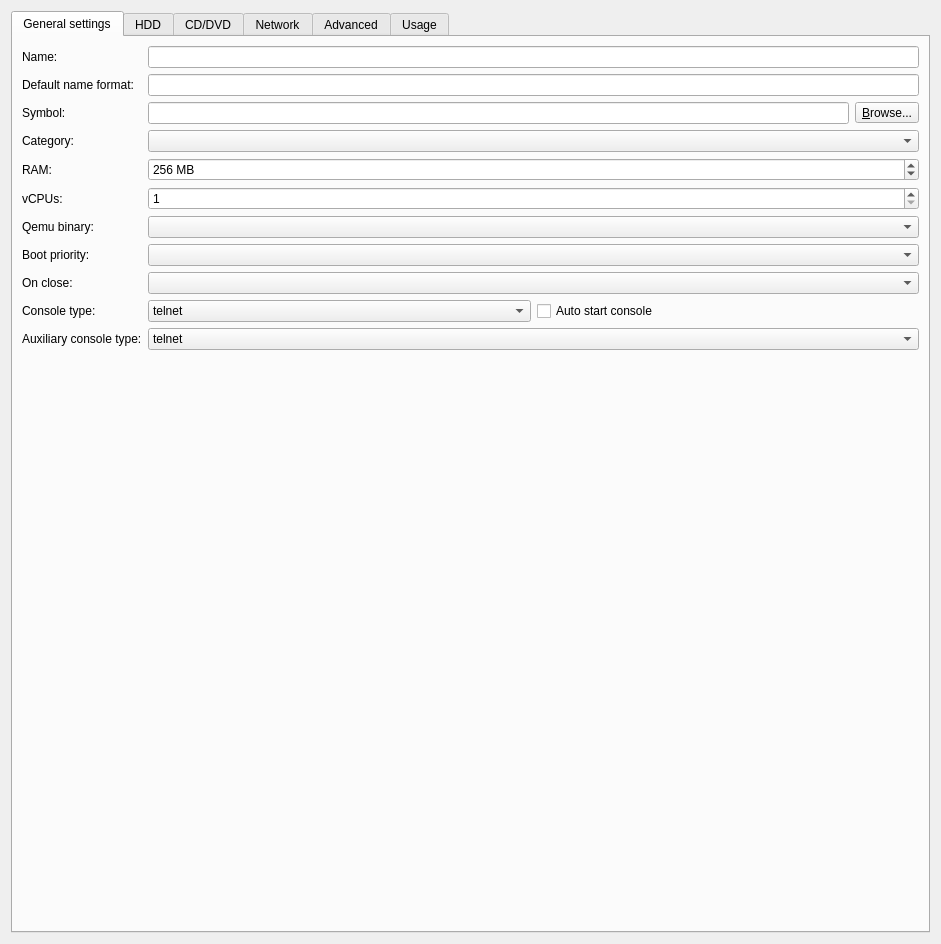
<?xml version="1.0" encoding="UTF-8"?>
<ui version="4.0">
 <class>QemuVMConfigPageWidget</class>
 <widget class="QWidget" name="QemuVMConfigPageWidget">
  <property name="geometry">
   <rect>
    <x>0</x>
    <y>0</y>
    <width>941</width>
    <height>944</height>
   </rect>
  </property>
  <property name="windowTitle">
   <string>QEMU VM template configuration</string>
  </property>
  <layout class="QVBoxLayout" name="verticalLayout">
   <item>
    <widget class="QTabWidget" name="uiQemutabWidget">
     <property name="currentIndex">
      <number>0</number>
     </property>
     <widget class="QWidget" name="uiGeneralSettingsTab">
      <attribute name="title">
       <string>General settings</string>
      </attribute>
      <layout class="QGridLayout" name="gridLayout_4">
       <item row="0" column="0">
        <widget class="QLabel" name="uiNameLabel">
         <property name="text">
          <string>Name:</string>
         </property>
        </widget>
       </item>
       <item row="0" column="1">
        <widget class="QLineEdit" name="uiNameLineEdit"/>
       </item>
       <item row="1" column="0">
        <widget class="QLabel" name="uiDefaultNameFormatLabel">
         <property name="text">
          <string>Default name format:</string>
         </property>
        </widget>
       </item>
       <item row="1" column="1">
        <widget class="QLineEdit" name="uiDefaultNameFormatLineEdit"/>
       </item>
       <item row="2" column="0">
        <widget class="QLabel" name="uiSymbolLabel">
         <property name="text">
          <string>Symbol:</string>
         </property>
        </widget>
       </item>
       <item row="2" column="1">
        <layout class="QHBoxLayout" name="horizontalLayout_7">
         <item>
          <widget class="QLineEdit" name="uiSymbolLineEdit"/>
         </item>
         <item>
          <widget class="QToolButton" name="uiSymbolToolButton">
           <property name="text">
            <string>&amp;Browse...</string>
           </property>
           <property name="toolButtonStyle">
            <enum>Qt::ToolButtonTextOnly</enum>
           </property>
          </widget>
         </item>
        </layout>
       </item>
       <item row="3" column="0">
        <widget class="QLabel" name="uiCategoryLabel">
         <property name="text">
          <string>Category:</string>
         </property>
        </widget>
       </item>
       <item row="3" column="1">
        <widget class="QComboBox" name="uiCategoryComboBox"/>
       </item>
       <item row="4" column="0">
        <widget class="QLabel" name="uiRamLabel">
         <property name="text">
          <string>RAM:</string>
         </property>
        </widget>
       </item>
       <item row="4" column="1">
        <widget class="QSpinBox" name="uiRamSpinBox">
         <property name="suffix">
          <string> MB</string>
         </property>
         <property name="minimum">
          <number>32</number>
         </property>
         <property name="maximum">
          <number>65535</number>
         </property>
         <property name="value">
          <number>256</number>
         </property>
        </widget>
       </item>
       <item row="5" column="0">
        <widget class="QLabel" name="uiCPULabel">
         <property name="text">
          <string>vCPUs:</string>
         </property>
        </widget>
       </item>
       <item row="5" column="1">
        <widget class="QSpinBox" name="uiCPUSpinBox">
         <property name="minimum">
          <number>1</number>
         </property>
         <property name="maximum">
          <number>255</number>
         </property>
        </widget>
       </item>
       <item row="6" column="0">
        <widget class="QLabel" name="uiQemuListLabel">
         <property name="text">
          <string>Qemu binary:</string>
         </property>
        </widget>
       </item>
       <item row="6" column="1">
        <widget class="QComboBox" name="uiQemuListComboBox">
         <property name="sizePolicy">
          <sizepolicy hsizetype="Expanding" vsizetype="Fixed">
           <horstretch>0</horstretch>
           <verstretch>0</verstretch>
          </sizepolicy>
         </property>
        </widget>
       </item>
       <item row="7" column="0">
        <widget class="QLabel" name="uiBootPriorityLabel">
         <property name="text">
          <string>Boot priority:</string>
         </property>
        </widget>
       </item>
       <item row="7" column="1">
        <widget class="QComboBox" name="uiBootPriorityComboBox"/>
       </item>
       <item row="8" column="0">
        <widget class="QLabel" name="uiOnCloseLabel">
         <property name="text">
          <string>On close:</string>
         </property>
        </widget>
       </item>
       <item row="8" column="1">
        <widget class="QComboBox" name="uiOnCloseComboBox"/>
       </item>
       <item row="9" column="0">
        <widget class="QLabel" name="uiConsoleTypeLabel">
         <property name="text">
          <string>Console type:</string>
         </property>
        </widget>
       </item>
       <item row="9" column="1">
        <layout class="QHBoxLayout" name="horizontalLayout_2">
         <item>
          <widget class="QComboBox" name="uiConsoleTypeComboBox">
           <item>
            <property name="text">
             <string>telnet</string>
            </property>
           </item>
           <item>
            <property name="text">
             <string>vnc</string>
            </property>
           </item>
           <item>
            <property name="text">
             <string>spice</string>
            </property>
           </item>
           <item>
            <property name="text">
             <string>spice+agent</string>
            </property>
           </item>
           <item>
            <property name="text">
             <string>none</string>
            </property>
           </item>
          </widget>
         </item>
         <item>
          <widget class="QCheckBox" name="uiConsoleAutoStartCheckBox">
           <property name="text">
            <string>Auto start console</string>
           </property>
          </widget>
         </item>
        </layout>
       </item>
       <item row="11" column="1">
        <spacer name="spacer">
         <property name="orientation">
          <enum>Qt::Vertical</enum>
         </property>
         <property name="sizeHint" stdset="0">
          <size>
           <width>263</width>
           <height>94</height>
          </size>
         </property>
        </spacer>
       </item>
       <item row="10" column="0">
        <widget class="QLabel" name="uiAuxTypeLabel">
         <property name="text">
          <string>Auxiliary console type:</string>
         </property>
        </widget>
       </item>
       <item row="10" column="1">
        <widget class="QComboBox" name="uiAuxTypeComboBox">
         <item>
          <property name="text">
           <string>telnet</string>
          </property>
         </item>
         <item>
          <property name="text">
           <string>vnc</string>
          </property>
         </item>
         <item>
          <property name="text">
           <string>spice</string>
          </property>
         </item>
         <item>
          <property name="text">
           <string>spice+agent</string>
          </property>
         </item>
         <item>
          <property name="text">
           <string>none</string>
          </property>
         </item>
        </widget>
       </item>
      </layout>
     </widget>
     <widget class="QWidget" name="uiHddTab">
      <attribute name="title">
       <string>HDD</string>
      </attribute>
      <layout class="QGridLayout" name="gridLayout_11">
       <item row="0" column="0">
        <widget class="QGroupBox" name="uiHdaGroupBox">
         <property name="title">
          <string>HDA (Disk 0)</string>
         </property>
         <layout class="QGridLayout" name="gridLayout_6">
          <item row="0" column="0">
           <widget class="QLabel" name="uiHdaDiskImageLabel">
            <property name="text">
             <string>Disk image:</string>
            </property>
           </widget>
          </item>
          <item row="0" column="1">
           <layout class="QHBoxLayout" name="horizontalLayout_8">
            <item>
             <widget class="QLineEdit" name="uiHdaDiskImageLineEdit"/>
            </item>
            <item>
             <widget class="QToolButton" name="uiHdaDiskImageToolButton">
              <property name="text">
               <string>&amp;Browse...</string>
              </property>
              <property name="toolButtonStyle">
               <enum>Qt::ToolButtonTextOnly</enum>
              </property>
             </widget>
            </item>
            <item>
             <widget class="QToolButton" name="uiHdaDiskImageCreateToolButton">
              <property name="text">
               <string>Create...</string>
              </property>
             </widget>
            </item>
            <item>
             <widget class="QToolButton" name="uiHdaDiskImageResizeToolButton">
              <property name="text">
               <string>Resize...</string>
              </property>
             </widget>
            </item>
           </layout>
          </item>
          <item row="1" column="0">
           <widget class="QLabel" name="uiHdaDiskInterfaceLabel">
            <property name="text">
             <string>Disk interface:</string>
            </property>
           </widget>
          </item>
          <item row="1" column="1">
           <widget class="QComboBox" name="uiHdaDiskInterfaceComboBox"/>
          </item>
         </layout>
        </widget>
       </item>
       <item row="1" column="0">
        <widget class="QGroupBox" name="uiHdbgroupBox">
         <property name="title">
          <string>HDB (Disk 1)</string>
         </property>
         <layout class="QGridLayout" name="gridLayout_7">
          <item row="0" column="0">
           <widget class="QLabel" name="uiHdbDiskImageLabel">
            <property name="text">
             <string>Disk image:</string>
            </property>
           </widget>
          </item>
          <item row="0" column="1">
           <layout class="QHBoxLayout" name="horizontalLayout_4">
            <item>
             <widget class="QLineEdit" name="uiHdbDiskImageLineEdit"/>
            </item>
            <item>
             <widget class="QToolButton" name="uiHdbDiskImageToolButton">
              <property name="text">
               <string>&amp;Browse...</string>
              </property>
              <property name="toolButtonStyle">
               <enum>Qt::ToolButtonTextOnly</enum>
              </property>
             </widget>
            </item>
            <item>
             <widget class="QToolButton" name="uiHdbDiskImageCreateToolButton">
              <property name="text">
               <string>Create...</string>
              </property>
             </widget>
            </item>
            <item>
             <widget class="QToolButton" name="uiHdbDiskImageResizeToolButton">
              <property name="text">
               <string>Resize...</string>
              </property>
             </widget>
            </item>
           </layout>
          </item>
          <item row="1" column="0">
           <widget class="QLabel" name="uiHdbDiskInterfaceLabel">
            <property name="text">
             <string>Disk interface:</string>
            </property>
           </widget>
          </item>
          <item row="1" column="1">
           <widget class="QComboBox" name="uiHdbDiskInterfaceComboBox"/>
          </item>
         </layout>
        </widget>
       </item>
       <item row="2" column="0">
        <widget class="QGroupBox" name="uiHdcGroupBox">
         <property name="title">
          <string>HDC (Disk 2)</string>
         </property>
         <layout class="QGridLayout" name="gridLayout_8">
          <item row="0" column="0">
           <widget class="QLabel" name="uiHdcDiskImageLabel">
            <property name="text">
             <string>Disk image:</string>
            </property>
           </widget>
          </item>
          <item row="0" column="1">
           <layout class="QHBoxLayout" name="horizontalLayout_9">
            <item>
             <widget class="QLineEdit" name="uiHdcDiskImageLineEdit"/>
            </item>
            <item>
             <widget class="QToolButton" name="uiHdcDiskImageToolButton">
              <property name="text">
               <string>&amp;Browse...</string>
              </property>
              <property name="toolButtonStyle">
               <enum>Qt::ToolButtonTextOnly</enum>
              </property>
             </widget>
            </item>
            <item>
             <widget class="QToolButton" name="uiHdcDiskImageCreateToolButton">
              <property name="text">
               <string>Create...</string>
              </property>
             </widget>
            </item>
            <item>
             <widget class="QToolButton" name="uiHdcDiskImageResizeToolButton">
              <property name="text">
               <string>Resize...</string>
              </property>
             </widget>
            </item>
           </layout>
          </item>
          <item row="1" column="0">
           <widget class="QLabel" name="uiHdcDiskInterfaceLabel">
            <property name="text">
             <string>Disk interface:</string>
            </property>
           </widget>
          </item>
          <item row="1" column="1">
           <widget class="QComboBox" name="uiHdcDiskInterfaceComboBox"/>
          </item>
         </layout>
        </widget>
       </item>
       <item row="3" column="0">
        <widget class="QGroupBox" name="uiHddGroupBox">
         <property name="title">
          <string>HDD (Disk 3)</string>
         </property>
         <layout class="QGridLayout" name="gridLayout_9">
          <item row="0" column="0">
           <widget class="QLabel" name="uiHddDiskImageLabel">
            <property name="text">
             <string>Disk image:</string>
            </property>
           </widget>
          </item>
          <item row="0" column="1">
           <layout class="QHBoxLayout" name="horizontalLayout_10">
            <item>
             <widget class="QLineEdit" name="uiHddDiskImageLineEdit"/>
            </item>
            <item>
             <widget class="QToolButton" name="uiHddDiskImageToolButton">
              <property name="text">
               <string>&amp;Browse...</string>
              </property>
              <property name="toolButtonStyle">
               <enum>Qt::ToolButtonTextOnly</enum>
              </property>
             </widget>
            </item>
            <item>
             <widget class="QToolButton" name="uiHddDiskImageCreateToolButton">
              <property name="text">
               <string>Create...</string>
              </property>
             </widget>
            </item>
            <item>
             <widget class="QToolButton" name="uiHddDiskImageResizeToolButton">
              <property name="text">
               <string>Resize...</string>
              </property>
             </widget>
            </item>
           </layout>
          </item>
          <item row="1" column="0">
           <widget class="QLabel" name="uiHddDiskInterfaceLabel">
            <property name="text">
             <string>Disk interface:</string>
            </property>
           </widget>
          </item>
          <item row="1" column="1">
           <widget class="QComboBox" name="uiHddDiskInterfaceComboBox"/>
          </item>
          <item row="2" column="0" colspan="2">
           <widget class="QCheckBox" name="uiCreateConfigDiskCheckBox">
            <property name="text">
             <string>Automatically create a config disk on HDD</string>
            </property>
           </widget>
          </item>
         </layout>
        </widget>
       </item>
       <item row="4" column="0">
        <spacer name="spacer_3">
         <property name="orientation">
          <enum>Qt::Vertical</enum>
         </property>
         <property name="sizeHint" stdset="0">
          <size>
           <width>438</width>
           <height>257</height>
          </size>
         </property>
        </spacer>
       </item>
      </layout>
     </widget>
     <widget class="QWidget" name="uiCdromTab">
      <attribute name="title">
       <string>CD/DVD</string>
      </attribute>
      <layout class="QVBoxLayout" name="verticalLayout_4">
       <property name="leftMargin">
        <number>10</number>
       </property>
       <property name="topMargin">
        <number>10</number>
       </property>
       <property name="rightMargin">
        <number>10</number>
       </property>
       <property name="bottomMargin">
        <number>10</number>
       </property>
       <item>
        <widget class="QGroupBox" name="uiCdromGroupBox">
         <property name="title">
          <string>CD/DVD-ROM</string>
         </property>
         <layout class="QGridLayout" name="gridLayout_10">
          <item row="0" column="0">
           <widget class="QLabel" name="uiCdromImageLabel">
            <property name="text">
             <string>Image:</string>
            </property>
           </widget>
          </item>
          <item row="0" column="1">
           <layout class="QHBoxLayout" name="horizontalLayout_11">
            <item>
             <widget class="QLineEdit" name="uiCdromImageLineEdit"/>
            </item>
            <item>
             <widget class="QToolButton" name="uiCdromImageToolButton">
              <property name="text">
               <string>&amp;Browse...</string>
              </property>
              <property name="toolButtonStyle">
               <enum>Qt::ToolButtonTextOnly</enum>
              </property>
             </widget>
            </item>
           </layout>
          </item>
         </layout>
        </widget>
       </item>
       <item>
        <spacer name="verticalSpacer_2">
         <property name="orientation">
          <enum>Qt::Vertical</enum>
         </property>
         <property name="sizeHint" stdset="0">
          <size>
           <width>20</width>
           <height>381</height>
          </size>
         </property>
        </spacer>
       </item>
      </layout>
     </widget>
     <widget class="QWidget" name="uiNetworkTab">
      <attribute name="title">
       <string>Network</string>
      </attribute>
      <layout class="QGridLayout" name="gridLayout_5">
       <item row="3" column="0">
        <widget class="QLabel" name="uiPortSegmentSizeLabel">
         <property name="text">
          <string>Segment size:</string>
         </property>
        </widget>
       </item>
       <item row="3" column="1" colspan="2">
        <widget class="QSpinBox" name="uiPortSegmentSizeSpinBox">
         <property name="maximum">
          <number>128</number>
         </property>
         <property name="singleStep">
          <number>4</number>
         </property>
        </widget>
       </item>
       <item row="0" column="0">
        <widget class="QLabel" name="uiAdaptersLabel">
         <property name="text">
          <string>Adapters:</string>
         </property>
        </widget>
       </item>
       <item row="1" column="0">
        <widget class="QLabel" name="uiFirstPortNameLabel">
         <property name="text">
          <string>First port name:</string>
         </property>
        </widget>
       </item>
       <item row="1" column="1" colspan="2">
        <widget class="QLineEdit" name="uiFirstPortNameLineEdit"/>
       </item>
       <item row="2" column="0">
        <widget class="QLabel" name="uiPortNameFormatLabel">
         <property name="toolTip">
          <string>&lt;html&gt;&lt;head/&gt;&lt;body&gt;&lt;p&gt;{0} - the port number, from 0 to the number of adapters-1.&lt;/p&gt;&lt;p&gt;{1} - the segment number, from 0 to the number of segments-1.&lt;/p&gt;&lt;p&gt;{port0} - named alias for {0}.&lt;/p&gt;&lt;p&gt;{port1} - the port number, from 1 to the number of adapters.&lt;/p&gt;&lt;p&gt;{segment0} - named alias for {1}.&lt;/p&gt;&lt;p&gt;{segment1} - the segment number, from 1 to the number of segments.&lt;/p&gt;&lt;/body&gt;&lt;/html&gt;</string>
         </property>
         <property name="text">
          <string>Name format:</string>
         </property>
        </widget>
       </item>
       <item row="2" column="1" colspan="2">
        <widget class="QLineEdit" name="uiPortNameFormatLineEdit">
         <property name="text">
          <string/>
         </property>
        </widget>
       </item>
       <item row="4" column="0">
        <widget class="QLabel" name="uiMacAddrLabel">
         <property name="text">
          <string>Base MAC:</string>
         </property>
        </widget>
       </item>
       <item row="4" column="1" colspan="2">
        <widget class="QLineEdit" name="uiMacAddrLineEdit"/>
       </item>
       <item row="5" column="0">
        <widget class="QLabel" name="uiAdapterTypesLabel">
         <property name="text">
          <string>Type:</string>
         </property>
        </widget>
       </item>
       <item row="6" column="0">
        <widget class="QLabel" name="uiCustomAdaptersLabel">
         <property name="text">
          <string>Custom adapters:</string>
         </property>
        </widget>
       </item>
       <item row="6" column="1" colspan="2">
        <widget class="QPushButton" name="uiCustomAdaptersConfigurationPushButton">
         <property name="text">
          <string>&amp;Configure custom adapters</string>
         </property>
        </widget>
       </item>
       <item row="8" column="0" colspan="3">
        <widget class="QCheckBox" name="uiLegacyNetworkingCheckBox">
         <property name="text">
          <string>Use the legacy networking mode</string>
         </property>
        </widget>
       </item>
       <item row="9" column="2">
        <spacer name="verticalSpacer_3">
         <property name="orientation">
          <enum>Qt::Vertical</enum>
         </property>
         <property name="sizeHint" stdset="0">
          <size>
           <width>20</width>
           <height>261</height>
          </size>
         </property>
        </spacer>
       </item>
       <item row="5" column="1" colspan="2">
        <widget class="QComboBox" name="uiAdapterTypesComboBox">
         <property name="sizePolicy">
          <sizepolicy hsizetype="Expanding" vsizetype="Fixed">
           <horstretch>0</horstretch>
           <verstretch>0</verstretch>
          </sizepolicy>
         </property>
        </widget>
       </item>
       <item row="0" column="1" colspan="2">
        <widget class="QSpinBox" name="uiAdaptersSpinBox">
         <property name="sizePolicy">
          <sizepolicy hsizetype="Expanding" vsizetype="Fixed">
           <horstretch>0</horstretch>
           <verstretch>0</verstretch>
          </sizepolicy>
         </property>
         <property name="minimum">
          <number>0</number>
         </property>
         <property name="maximum">
          <number>275</number>
         </property>
        </widget>
       </item>
       <item row="7" column="0" colspan="3">
        <widget class="QCheckBox" name="uiReplicateNetworkConnectionStateCheckBox">
         <property name="text">
          <string>Replicate network connection states in Qemu</string>
         </property>
        </widget>
       </item>
      </layout>
     </widget>
     <widget class="QWidget" name="uiAdvancedSettingsTab">
      <attribute name="title">
       <string>Advanced</string>
      </attribute>
      <layout class="QVBoxLayout" name="verticalLayout_2">
       <item>
        <widget class="QGroupBox" name="uiLinuxBootGroupBox">
         <property name="title">
          <string>Linux boot specific settings</string>
         </property>
         <layout class="QGridLayout" name="gridLayout_2">
          <item row="1" column="1">
           <widget class="QLineEdit" name="uiKernelImageLineEdit"/>
          </item>
          <item row="2" column="0">
           <widget class="QLabel" name="uiKernelCommandLineLabel">
            <property name="text">
             <string>Kernel command line:</string>
            </property>
           </widget>
          </item>
          <item row="0" column="0">
           <widget class="QLabel" name="uiInitrdLabel">
            <property name="text">
             <string>Initial RAM disk (initrd):</string>
            </property>
           </widget>
          </item>
          <item row="1" column="0">
           <widget class="QLabel" name="uiKernelImageLabel">
            <property name="text">
             <string>Kernel image:</string>
            </property>
           </widget>
          </item>
          <item row="0" column="1">
           <widget class="QLineEdit" name="uiInitrdLineEdit"/>
          </item>
          <item row="0" column="2">
           <widget class="QToolButton" name="uiInitrdToolButton">
            <property name="text">
             <string>&amp;Browse...</string>
            </property>
            <property name="toolButtonStyle">
             <enum>Qt::ToolButtonTextOnly</enum>
            </property>
           </widget>
          </item>
          <item row="1" column="2">
           <widget class="QToolButton" name="uiKernelImageToolButton">
            <property name="text">
             <string>&amp;Browse...</string>
            </property>
            <property name="toolButtonStyle">
             <enum>Qt::ToolButtonTextOnly</enum>
            </property>
           </widget>
          </item>
          <item row="2" column="1" colspan="2">
           <widget class="QLineEdit" name="uiKernelCommandLineEdit"/>
          </item>
         </layout>
        </widget>
       </item>
       <item>
        <widget class="QGroupBox" name="uiBiosImageGroupBox">
         <property name="title">
          <string>Bios</string>
         </property>
         <layout class="QHBoxLayout" name="horizontalLayout">
          <item>
           <widget class="QLabel" name="uiBiosLabel">
            <property name="text">
             <string>Bios image:</string>
            </property>
           </widget>
          </item>
          <item>
           <widget class="QLineEdit" name="uiBiosImageLineEdit"/>
          </item>
          <item>
           <widget class="QToolButton" name="uiBiosImageToolButton">
            <property name="text">
             <string>Browse...</string>
            </property>
           </widget>
          </item>
         </layout>
        </widget>
       </item>
       <item>
        <widget class="QGroupBox" name="uiOptimizationGroupBox">
         <property name="title">
          <string>Optimizations</string>
         </property>
         <layout class="QGridLayout" name="gridLayout">
          <item row="0" column="0" colspan="2">
           <widget class="QCheckBox" name="uiActivateCPUThrottlingCheckBox">
            <property name="text">
             <string>Activate CPU throttling</string>
            </property>
            <property name="checked">
             <bool>true</bool>
            </property>
           </widget>
          </item>
          <item row="1" column="0">
           <widget class="QLabel" name="uiCPUThrottlingLabel">
            <property name="text">
             <string>Percentage of CPU allowed:</string>
            </property>
           </widget>
          </item>
          <item row="1" column="1">
           <widget class="QSpinBox" name="uiCPUThrottlingSpinBox">
            <property name="suffix">
             <string> %</string>
            </property>
            <property name="minimum">
             <number>1</number>
            </property>
            <property name="maximum">
             <number>800</number>
            </property>
            <property name="value">
             <number>100</number>
            </property>
           </widget>
          </item>
          <item row="2" column="0">
           <widget class="QLabel" name="uiProcessPriorityLabel">
            <property name="text">
             <string>Process priority:</string>
            </property>
           </widget>
          </item>
          <item row="2" column="1">
           <widget class="QComboBox" name="uiProcessPriorityComboBox">
            <property name="sizePolicy">
             <sizepolicy hsizetype="Expanding" vsizetype="Fixed">
              <horstretch>0</horstretch>
              <verstretch>0</verstretch>
             </sizepolicy>
            </property>
            <property name="currentIndex">
             <number>3</number>
            </property>
            <item>
             <property name="text">
              <string>Realtime</string>
             </property>
            </item>
            <item>
             <property name="text">
              <string>Very high</string>
             </property>
            </item>
            <item>
             <property name="text">
              <string>High</string>
             </property>
            </item>
            <item>
             <property name="text">
              <string>Normal</string>
             </property>
            </item>
            <item>
             <property name="text">
              <string>Low</string>
             </property>
            </item>
            <item>
             <property name="text">
              <string>Very low</string>
             </property>
            </item>
           </widget>
          </item>
         </layout>
        </widget>
       </item>
       <item>
        <widget class="QGroupBox" name="groupBox">
         <property name="title">
          <string>Additional settings</string>
         </property>
         <layout class="QGridLayout" name="gridLayout_3">
          <item row="0" column="0">
           <widget class="QLabel" name="uiQemuOptionsLabel">
            <property name="text">
             <string>Options:</string>
            </property>
           </widget>
          </item>
          <item row="0" column="1">
           <widget class="QLineEdit" name="uiQemuOptionsLineEdit">
            <property name="toolTip">
             <string>&lt;html&gt;&lt;head/&gt;&lt;body&gt;&lt;p&gt;Variable replacements:&lt;/p&gt;
&lt;ul&gt;
&lt;li&gt;%vm-name% =VM name&lt;/li&gt;
&lt;li&gt;%vm-id% =VM ID&lt;/li&gt;
&lt;li&gt;%project-id% = project ID&lt;/li&gt;
&lt;li&gt;%project-path% = project path&lt;/li&gt;
&lt;li&gt;%console-port% = console port number&lt;/li&gt;
&lt;li&gt;%guest-cid% = unique ID from 3 to 65535&lt;/li&gt;
&lt;/ul&gt;
&lt;/body&gt;&lt;/html&gt;</string>
            </property>
           </widget>
          </item>
          <item row="1" column="0" colspan="2">
           <widget class="QCheckBox" name="uiBaseVMCheckBox">
            <property name="enabled">
             <bool>true</bool>
            </property>
            <property name="text">
             <string>Use as a linked base VM</string>
            </property>
           </widget>
          </item>
         </layout>
         <zorder>uiQemuOptionsLineEdit</zorder>
         <zorder>uiQemuOptionsLabel</zorder>
         <zorder>uiBaseVMCheckBox</zorder>
        </widget>
       </item>
       <item>
        <spacer name="verticalSpacer">
         <property name="orientation">
          <enum>Qt::Vertical</enum>
         </property>
         <property name="sizeHint" stdset="0">
          <size>
           <width>20</width>
           <height>40</height>
          </size>
         </property>
        </spacer>
       </item>
      </layout>
     </widget>
     <widget class="QWidget" name="uiUsageTab">
      <attribute name="title">
       <string>Usage</string>
      </attribute>
      <layout class="QVBoxLayout" name="verticalLayout_3">
       <item>
        <widget class="QPlainTextEdit" name="uiUsageTextEdit"/>
       </item>
      </layout>
     </widget>
    </widget>
   </item>
  </layout>
 </widget>
 <resources/>
 <connections/>
</ui>
